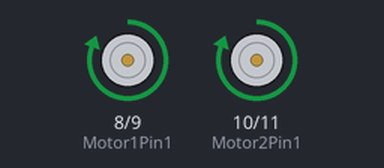
The sketch below on a simulated Arduino Uno, built with avr-gcc and run on an emulated ATmega328P. On the bench: motor-driver pin pairs drawn as motors (green arrow = first pin HIGH = forward, orange = second pin HIGH = backward, longer = more drive).

Above: at 1.0 s.
At 3.0 s:
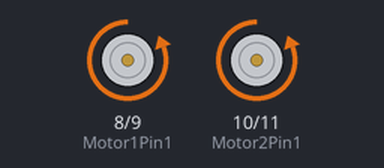
At 5.0 s:
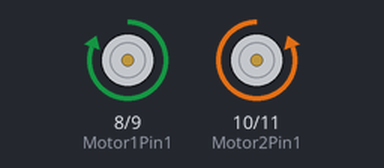
At 9.0 s:
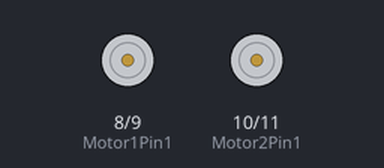
Timing chart, 0 to 13.0 s (numbered marks = the images above):
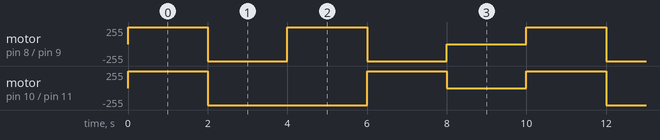

The sketch:

H_Bridge_example.ino
```cpp
const int Motor1Pin1 = 8;
const int Motor1Pin2 = 9;
const int Motor2Pin1 = 10;
const int Motor2Pin2 = 11;

void setup() {
  pinMode(Motor1Pin1, OUTPUT);
  pinMode(Motor1Pin2, OUTPUT);
  pinMode(Motor2Pin1, OUTPUT);
  pinMode(Motor2Pin2, OUTPUT);
}


void loop() {
  GoForward();
  delay(2000);
  GoBackward();
  delay(2000);
  GoRight();
  delay(2000);
  GoLeft();
  delay(2000);
  Stop();
  delay(2000);
}

void GoForward(){
  digitalWrite(Motor1Pin2, LOW);
  digitalWrite(Motor1Pin1, HIGH);
  digitalWrite(Motor2Pin2, LOW);
  digitalWrite(Motor2Pin1, HIGH);
}

void GoBackward(){
  digitalWrite(Motor1Pin1, LOW);
  digitalWrite(Motor1Pin2, HIGH);
  digitalWrite(Motor2Pin1, LOW);
  digitalWrite(Motor2Pin2, HIGH);
}

void GoLeft(){
  digitalWrite(Motor1Pin1, LOW);
  digitalWrite(Motor1Pin2, HIGH);
  digitalWrite(Motor2Pin2, LOW);
  digitalWrite(Motor2Pin1, HIGH);
}

void GoRight(){
  digitalWrite(Motor1Pin2, LOW);
  digitalWrite(Motor1Pin1, HIGH);
  digitalWrite(Motor2Pin1, LOW);
  digitalWrite(Motor2Pin2, HIGH);
}

void Stop(){
  digitalWrite(Motor1Pin2, LOW);
  digitalWrite(Motor1Pin1, LOW);
  digitalWrite(Motor2Pin1, LOW);
  digitalWrite(Motor2Pin2, LOW);
}
```

Measured:
- by itself, motor on pin 10 (Motor2Pin1) / pin 11 (Motor2Pin2): repeats every 10.0 s: backward 255/255 4.0 s, forward 255/255 2.0 s, stopped 2.0 s, forward 255/255 2.0 s
- by itself, motor on pin 8 (Motor1Pin1) / pin 9 (Motor1Pin2): repeats every 10.0 s: backward 255/255 2.0 s, forward 255/255 2.0 s, backward 255/255 2.0 s, stopped 2.0 s, forward 255/255 2.0 s
